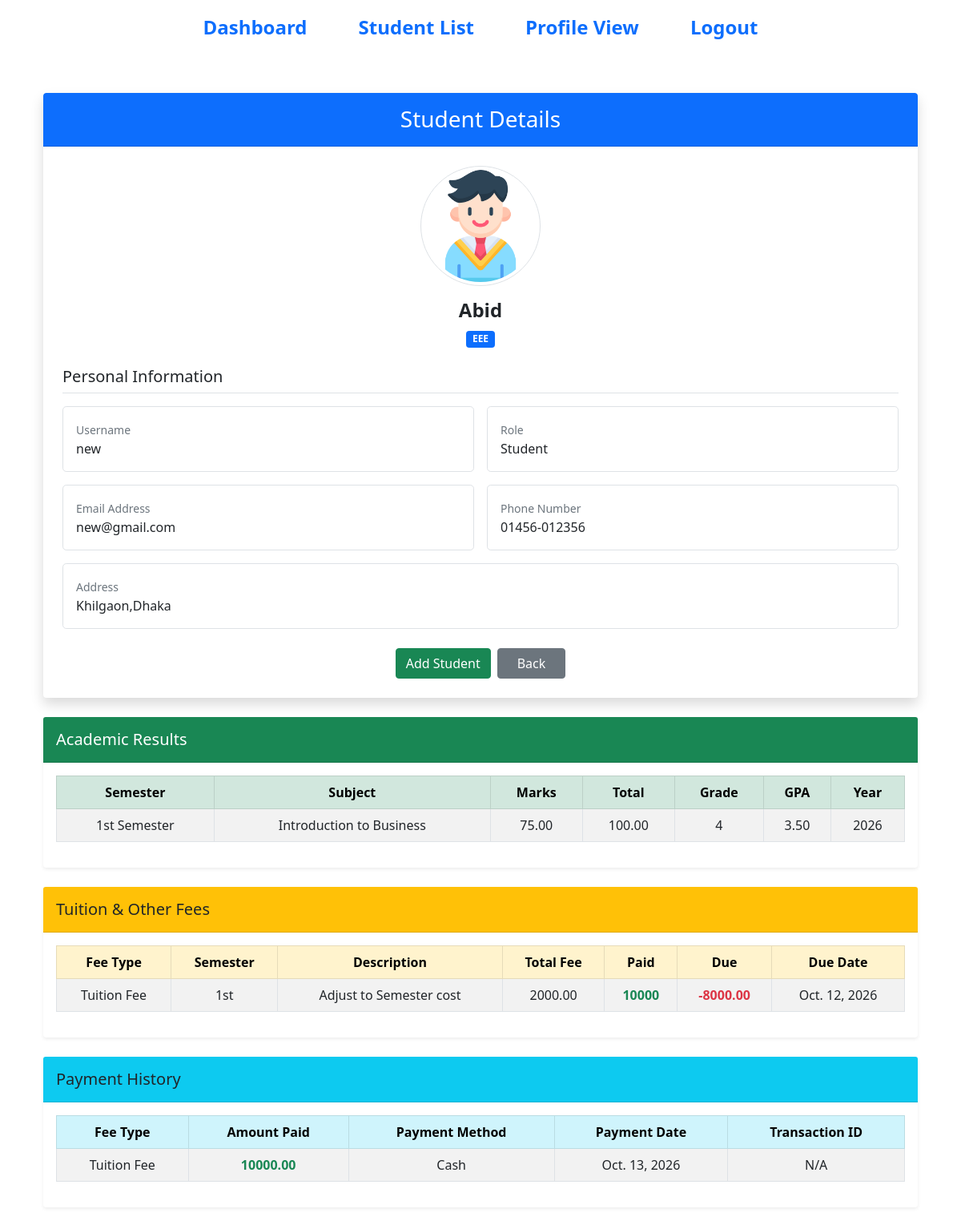
/student/1/ (signed in), run on the app's committed database.
### portal_app/models.py (models this page shows, shortened)
class StudentModel(models.Model):
    DEPT_TYPES = [
        ('BBA', 'BBA'),
        ('CSE', 'CSE'),
        ('EEE', 'EEE'),
    ]
    user = models.OneToOneField(
        UserModel,
        on_delete=models.CASCADE,
        related_name='student_profile'
    )
    name = models.CharField(max_length=100, null=True, blank=True)
    email = models.EmailField(null=True, blank=True)
    phone = models.CharField(max_length=15, null=True, blank=True)
    address = models.TextField(null=True, blank=True)
    image = models.ImageField(upload_to='media/student_images',null=True,blank=True)
    department = models.CharField(choices=DEPT_TYPES,max_length=20,null=True,blank=True)

class UserModel(AbstractUser):
    ROLE_CHOICES = [
        ('Admin', 'Admin'),
        ('Student', 'Student'),
    ]
    role = models.CharField(max_length=10,choices=ROLE_CHOICES,default='Student')
    pass

class ResultModel(models.Model):
    SEMESTER_CHOICES = [
        ('1st', '1st Semester'),
        ('2nd', '2nd Semester'),
        ('3rd', '3rd Semester'),
        ('4th', '4th Semester'),
        ('5th', '5th Semester'),
        ('6th', '6th Semester'),
        ('7th', '7th Semester'),
        ('8th', '8th Semester'),
    ]
    user = models.ForeignKey(
        settings.AUTH_USER_MODEL,
        on_delete=models.CASCADE,
        related_name='results'
    )
    student = models.ForeignKey(
        StudentModel,
        on_delete=models.CASCADE,
        related_name='results',
        null=True
    )
    semester = models.CharField(
        max_length=10,
        choices=SEMESTER_CHOICES,
        null=True
    )
    subject_name = models.CharField(max_length=100,null=True)
    marks_obtained = models.DecimalField(max_digits=5, decimal_places=2,null=True)
    total_marks = models.DecimalField(max_digits=5, decimal_places=2, default=100,null=True)
    grade = models.CharField(max_length=5, null=True, blank=True)
    gpa = models.DecimalField(max_digits=4, decimal_places=2, null=True, blank=True)
    exam_year = models.PositiveIntegerField(null=True)

class FeeModel(models.Model):
    FEE_TYPES = [
        ('Tuition', 'Tuition Fee'),
        ('Semester', 'Semester Fee'),
        ('Other', 'Other Fee'),
    ]
    user = models.ForeignKey(
        settings.AUTH_USER_MODEL,
        on_delete=models.CASCADE,
        related_name='student_fees'
    )
    student = models.ForeignKey(
        StudentModel,
        on_delete=models.CASCADE,
        related_name='fees'
    )
    fee_type = models.CharField(
        max_length=20,
        choices=FEE_TYPES,
        null=True
    )
    semester = models.CharField(max_length=10,null=True)
    description = models.CharField(max_length=200,null=True, blank=True)
    amount = models.DecimalField(max_digits=10, decimal_places=2,null=True)
    due_date = models.DateField(null=True, blank=True)
    created_at = models.DateTimeField(auto_now_add=True)
    @property
    def paid_amount(self):
        return self.payments.aggregate(
            total=models.Sum('amount')
        )['total'] or 0
    @property
    def due_amount(self):
        return self.amount - self.paid_amount

class FeePaymentModel(models.Model):
    PAYMENT_METHODS = [
        ('Cash', 'Cash'),
        ('Bank', 'Bank Transfer'),
        ('Mobile Banking', 'Mobile Banking'),
    ]
    user = models.ForeignKey(
        settings.AUTH_USER_MODEL,
        on_delete=models.CASCADE,
        related_name='fee_payments'
    )
    student = models.ForeignKey(
        StudentModel,
        on_delete=models.CASCADE,
        related_name='fee_payments'
    )
    fee = models.ForeignKey(
        FeeModel,
        on_delete=models.CASCADE,
        related_name='payments'
    )
    amount = models.DecimalField(max_digits=10, decimal_places=2,null=True)
    payment_date = models.DateField(auto_now_add=True)
    payment_method = models.CharField(choices=PAYMENT_METHODS,max_length=20,null=True)
    transaction_id = models.CharField(max_length=100,null=True,blank=True)

### portal_app/views.py (the view)
# urls.py: path('student/<int:s_id>/', student_detail, name='student_detail'),
@login_required
def student_detail(request, s_id):
    student = get_object_or_404(StudentModel, id=s_id)
    if request.user.role != 'Admin' and student.user_id != request.user.id:
        messages.error(request, 'You cannot view another student profile.')
        return redirect('student_list')
    context = {
        'student': student
    }
    return render(request, 'pages/student_detail.html', context)

### portal_app/templates/pages/student_detail.html (shortened to what this page needs)
{% extends 'master/base.html' %}
{% block Content %}
<div class="container py-5">
    <div class="card shadow border-0 rounded-4 overflow-hidden mb-4">
        <div class="card-header bg-primary text-white text-center py-3">
            <h3 class="mb-0">Student Details</h3>
        </div>
        <div class="card-body p-4">
            <div class="text-center mb-4">
                {% if student.image %}
                <img src="{{ student.image.url }}" alt="{{ student.name }}" class="rounded-circle img-thumbnail mb-3"
                    style="width:150px;height:150px;object-fit:cover;">
                {% else %}
                <div class="rounded-circle bg-light border d-flex
                                align-items-center justify-content-center
                                mx-auto mb-3" style="width:150px;height:150px;">
                    <span class="text-muted">No Image</span>
                </div>
                {% endif %}
                <h4 class="fw-bold">
                    {{ student.name|default:"N/A" }}
                </h4>
                <span class="badge bg-primary">
                    {{ student.department|default:"Not Assigned" }}
                </span>
            </div>
            <h5 class="border-bottom pb-2 mb-3">
                Personal Information
            </h5>
            <div class="row g-3">
                <div class="col-md-6">
                    <div class="border rounded-3 p-3 h-100">
                        <small class="text-muted">Username</small>
                        <div class="fw-semibold">
                            {{ student.user.username|default:"N/A" }}
                        </div>
                    </div>
                </div>
                <div class="col-md-6">
                    <div class="border rounded-3 p-3 h-100">
                        <small class="text-muted">Role</small>
                        <div class="fw-semibold">
                            {{ student.user.role|default:"N/A" }}
                        </div>
                    </div>
                </div>
                <div class="col-md-6">
                    <div class="border rounded-3 p-3 h-100">
                        <small class="text-muted">Email Address</small>
                        <div class="fw-semibold">
                            {{ student.email|default:"N/A" }}
                        </div>
                    </div>
                </div>
                <div class="col-md-6">
                    <div class="border rounded-3 p-3 h-100">
                        <small class="text-muted">Phone Number</small>
                        <div class="fw-semibold">
                            {{ student.phone|default:"N/A" }}
                        </div>
                    </div>
                </div>
                <div class="col-12">
                    <div class="border rounded-3 p-3">
                        <small class="text-muted">Address</small>
                        <div class="fw-semibold">
                            {{ student.address|default:"N/A" }}
                        </div>
                    </div>
                </div>
            </div>
            <div class="d-flex flex-wrap justify-content-center gap-2 mt-4">
                {% if request.user.role == 'Admin' %}
                    <a href="{% url 'student_create' %}" class="btn btn-success">Add Student</a>
                {% else %}
                {% if not request.user.student_profile %}
                    <a href="{% url 'student_create' %}" class="btn btn-success">Create My Profile</a>
                    {% endif %}
                {% endif %}
                <a href="{% url 'student_list' %}" class="btn btn-secondary px-4">
                    Back
                </a>
            </div>
        </div>
    </div>
    <div class="card shadow-sm border-0 rounded-4 mb-4">
        <div class="card-header bg-success text-white py-3">
            <h5 class="mb-0">
                 Academic Results
            </h5>
        </div>
        <div class="card-body">
            {% with results=student.results.all %}
            {% if results %}
            <div class="table-responsive">
                <table class="table table-bordered table-striped
                                      align-middle text-center">
                    <thead class="table-success">
                        <tr>
                            <th>Semester</th>
                            <th>Subject</th>
                            <th>Marks</th>
                            <th>Total</th>
                            <th>Grade</th>
                            <th>GPA</th>
                            <th>Year</th>
                        </tr>
                    </thead>
                    <tbody>
                        {% for result in results %}
                        <tr>
                            <td>{{ result.get_semester_display }}</td>
                            <td>{{ result.subject_name }}</td>
                            <td>{{ result.marks_obtained }}</td>
                            <td>{{ result.total_marks }}</td>
                            <td>{{ result.grade|default:"N/A" }}</td>
                            <td>{{ result.gpa|default:"N/A" }}</td>
                            <td>{{ result.exam_year }}</td>
                        </tr>
                        {% endfor %}
                    </tbody>
                </table>
            </div>
            {% else %}
            <p class="text-muted text-center mb-0">
                No academic results found.
            </p>
            {% endif %}
            {% endwith %}
        </div>
    </div>
    <div class="card shadow-sm border-0 rounded-4 mb-4">
        <div class="card-header bg-warning py-3">
            <h5 class="mb-0">
                 Tuition & Other Fees
            </h5>
        </div>
        <div class="card-body">
            {% with fees=student.fees.all %}
            {% if fees %}
            <div class="table-responsive">
                <table class="table table-bordered table-striped
                                      align-middle text-center">
                    <thead class="table-warning">
                        <tr>
                            <th>Fee Type</th>
                            <th>Semester</th>
                            <th>Description</th>
                            <th>Total Fee</th>
                            <th>Paid</th>
                            <th>Due</th>
                            <th>Due Date</th>
                        </tr>
                    </thead>
                    <tbody>
                        {% for fee in fees %}
                        <tr>
                            <td>{{ fee.get_fee_type_display }}</td>
                            <td>{{ fee.semester }}</td>
                            <td>{{ fee.description|default:"N/A" }}</td>
                            <td>{{ fee.amount }}</td>
                            <td class="text-success fw-bold">
                                {{ fee.paid_amount }}
                            </td>
                            <td class="text-danger fw-bold">
                                {{ fee.due_amount }}
                            </td>
                            <td>{{ fee.due_date|default:"N/A" }}</td>
                        </tr>
                        {% endfor %}
                    </tbody>
                </table>
            </div>
            {% else %}
            <p class="text-muted text-center mb-0">
                No fee records found.
            </p>
            {% endif %}
            {% endwith %}
        </div>
    </div>
    <div class="card shadow-sm border-0 rounded-4 mb-4">
        <div class="card-header bg-info text-dark py-3">
            <h5 class="mb-0">
                 Payment History
            </h5>
        </div>
        <div class="card-body">
            {% with payments=student.fee_payments.all %}
            {% if payments %}
            <div class="table-responsive">
                <table class="table table-bordered table-striped
                                      align-middle text-center">
                    <thead class="table-info">
                        <tr>
                            <th>Fee Type</th>
                            <th>Amount Paid</th>
                            <th>Payment Method</th>
                            <th>Payment Date</th>
                            <th>Transaction ID</th>
                        </tr>
                    </thead>
                    <tbody>
                        {% for payment in payments %}
                        <tr>
                            <td>{{ payment.fee.get_fee_type_display }}</td>
                            <td class="text-success fw-bold">
                                {{ payment.amount }}
                            </td>
                            <td>{{ payment.get_payment_method_display }}</td>
                            <td>{{ payment.payment_date }}</td>
                            <td>
                                {{ payment.transaction_id|default:"N/A" }}
                            </td>
                        </tr>
                        {% endfor %}
                    </tbody>
                </table>
            </div>
            {% else %}
            <p class="text-muted text-center mb-0">
                No payment history found.
            </p>
            {% endif %}
            {% endwith %}
        </div>
    </div>
</div>
{% endblock %}

### data on the page
StudentModel: image (picture), name "Abid", department "EEE", user.username "new", user.role "Student", email "new@gmail.com", phone "01456-012356", address "Khilgaon,Dhaka"
ResultModel: semester "1st Semester", subject_name "Introduction to Business", marks_obtained "75.00", total_marks "100.00", grade "4", gpa "3.50", exam_year "2026"
FeeModel: fee_type "Tuition Fee", semester "1st", description "Adjust to Semester cost", amount "2000.00", paid_amount "10000", due_amount "-8000.00", due_date "Oct. 12, 2026"
FeePaymentModel: fee.fee_type "Tuition Fee", amount "10000.00", payment_method "Cash", payment_date "Oct. 13, 2026", transaction_id "N/A"
